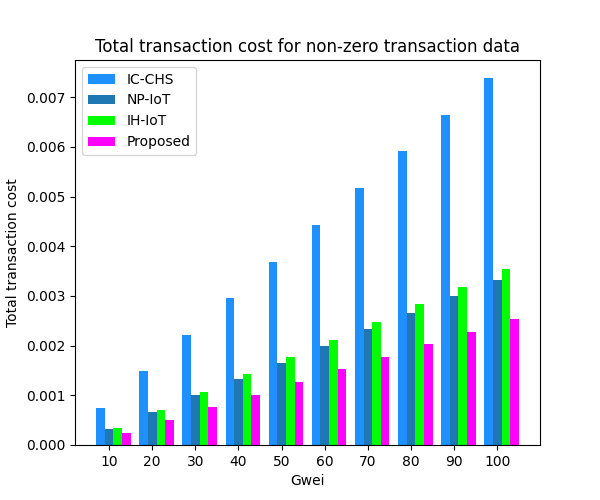

The Python source for this figure:
import matplotlib.pyplot as plt
import numpy as np
import matplotlib.colors as mcolors

# define the data
x = [10,20,30,40,50,60,70,80,90,100]
ic_chs = [0.00074,0.00148,0.00222,0.00295,0.00369,0.00443,0.00517,0.00591,0.00665,0.00738]
np_iot = [0.00033,0.00066,0.001,0.00133,0.00166,0.00199,0.00233,0.00266,0.00299,0.00332]
ih_iot = [0.00035,0.00071,0.00106,0.00142,0.00177,0.00212,0.00248,0.00283,0.00319,0.00354]
proposed = [0.00025,0.00051,0.00076,0.00101,0.00127,0.00152,0.00177,0.00203,0.00228,0.00254]

# plot the data using matplotlib
bar_width = 0.2
x_pos = np.arange(len(x))

fig, ax = plt.subplots(figsize=(6 ,5), dpi=100)
ax.bar(x_pos, ic_chs, bar_width, align='center', color='dodgerblue', label='IC-CHS')
ax.bar(x_pos + bar_width, np_iot, bar_width, align='center', label='NP-IoT')
ax.bar(x_pos + 2*bar_width, ih_iot, bar_width, align='center', color='lime', label='IH-IoT')
ax.bar(x_pos + 3*bar_width, proposed, bar_width, align='center', color='magenta', label='Proposed')
#ax.grid(alpha=0.8)

# add labels and title
plt.xlabel('Gwei')
plt.ylabel('Total transaction cost')
plt.title('Total transaction cost for non-zero transaction data')

# add xticks and legend
plt.xticks(x_pos + bar_width, x)
plt.legend()
plt.savefig('Non-zero data.png')


# show the plot
plt.show()